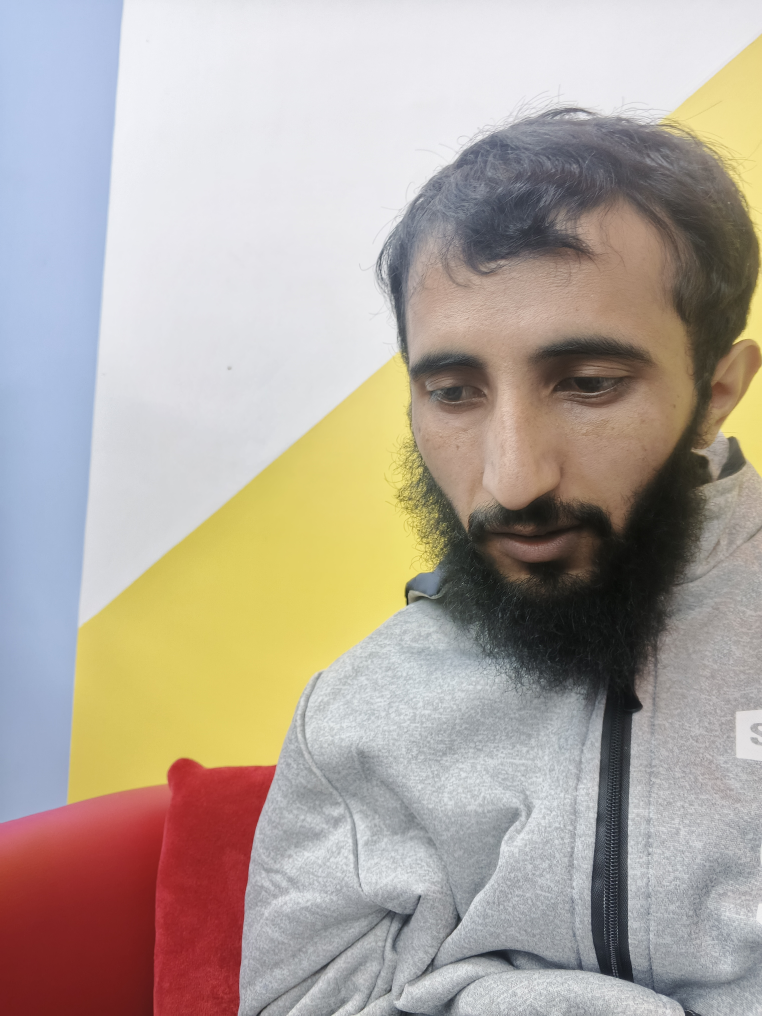
#> input picture Labs/week 10-12/dataset/Mansoor/1.jpg, 3048 x 4064 px, given in place of the camera (shown at 1/4 size)
$ python object_detection_through_controus.py
#> lines starting #> are read from the running program, lines starting #| are printed output that depends on the picture
import cv2
import numpy as np

# Open the webcam
cam = cv2.VideoCapture(0)

def mansoor(x):
    pass

# Create a window for the camera feed
cv2.namedWindow("Camera")

# TrackBar for threshold
cv2.createTrackbar('th', 'Camera', 0, 255, mansoor)  # Threshold

# Create TrackBars for Lower Bound (HSV)
cv2.createTrackbar('lb', 'Camera', 0, 255, mansoor)  # Lower bound - Blue
cv2.createTrackbar('lg', 'Camera', 0, 255, mansoor)  # Lower bound - Green
cv2.createTrackbar('lr', 'Camera', 0, 255, mansoor)  # Lower bound - Red

# Create TrackBars for Upper Bound (HSV)
cv2.createTrackbar('ub', 'Camera', 255, 255, mansoor)  # Upper bound - Blue
cv2.createTrackbar('ug', 'Camera', 255, 255, mansoor)  # Upper bound - Green
cv2.createTrackbar('ur', 'Camera', 255, 255, mansoor)  # Upper bound - Red

while cam.isOpened():
    ret, frame = cam.read()
#> frame is the input picture: shape (4064, 3048, 3); mean B, G, R 157, 166.4, 176.7

    if not ret:
        break

    thr = cv2.getTrackbarPos('th', 'Camera')
    # Get the trackbar positions for the lower and upper bounds
    lb = cv2.getTrackbarPos('lb', "Camera")
    lg = cv2.getTrackbarPos('lg', "Camera")
    lr = cv2.getTrackbarPos('lr', "Camera")

    ub = cv2.getTrackbarPos('ub', "Camera")
    ug = cv2.getTrackbarPos('ug', "Camera")
    ur = cv2.getTrackbarPos('ur', "Camera")

    # Convert the trackbar values to numpy arrays
    low = np.array([lb, lg, lr])
    high = np.array([ub, ug, ur])

    # Resize Frame To Get Smaller Display
    frame_resized = cv2.resize(frame, (400, 400))
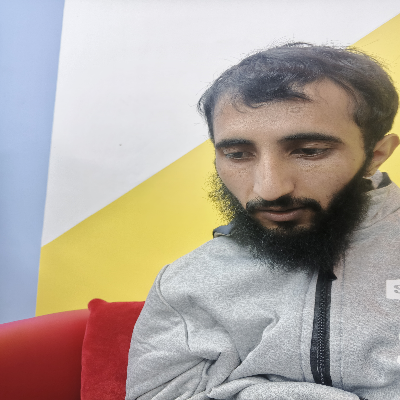
#> frame_resized: shape (400, 400, 3); mean B, G, R 156.9, 166.3, 176.6

    # Convert the frame to HSV (Hue, Saturation, Value)
    hsv = cv2.cvtColor(frame_resized, cv2.COLOR_BGR2HSV)
#> hsv: shape (400, 400, 3); mean H, S, V 80.1, 52, 184.7

    # Create a mask based on the lower and upper bounds
    mask = cv2.inRange(hsv, low, high)
#> mask: shape (400, 400); every value is 255

    # Bitwise AND the original frame and the mask to get the filtered image
    filtered_image = cv2.bitwise_and(frame_resized, frame_resized, mask=mask)

    # Find Threshold
    _, t = cv2.threshold(mask, thr, 255, cv2.THRESH_BINARY)

    # Find contours
    cnt, _ = cv2.findContours(t, cv2.RETR_TREE, cv2.CHAIN_APPROX_SIMPLE)
#> cnt = [[[0, 0], [0, 399], [399, 399], [399, 0]]]

    # Draw Contours
    cv2.drawContours(frame_resized, cnt, -1, (255, 0, 255), 2)

    # Display the original frame
    cv2.imshow('Original Camera Feed', frame_resized)

    # Display the mask (the part that matches the color)
    cv2.imshow('Mask', mask)
# Display the mask (the part that matches the color)
    cv2.imshow('Camera', mask)

    # Display the HSV image (this is the converted BGR image to HSV)
    cv2.imshow('HSV Image', hsv)

    # Display the filtered image
    cv2.imshow('Filtered Camera Feed', filtered_image)

    # Show current trackbar values on the frame (for real-time feedback)
    font = cv2.FONT_HERSHEY_SIMPLEX
    cv2.putText(frame_resized, f'Lower Bound: B={lb}, G={lg}, R={lr}', (10, 30), font, 0.8, (255, 255, 255), 2)
    cv2.putText(frame_resized, f'Upper Bound: B={ub}, G={ug}, R={ur}', (10, 60), font, 0.8, (255, 255, 255), 2)
    cv2.putText(frame_resized, f'Threshold: {thr}', (10, 90), font, 0.8, (255, 255, 255), 2)
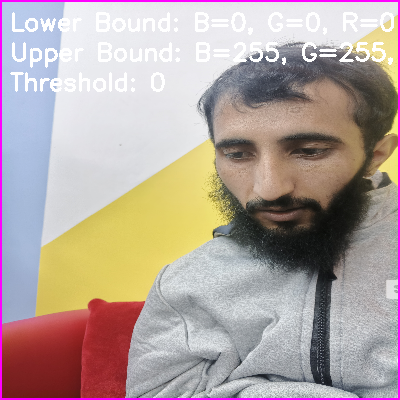
#> frame_resized: shape (400, 400, 3); mean B, G, R 159.7, 164.3, 179.5

    # Wait for a key press, and if 'p' is pressed, break the loop
    if cv2.waitKey(1) & 0xFF == ord('p'):
#> (key Esc is pressed here)
        break

# Release the camera and close all windows
cam.release()
cv2.destroyAllWindows()

$ run again, on Labs/week 10-12/dataset/Mansoor/2.jpg
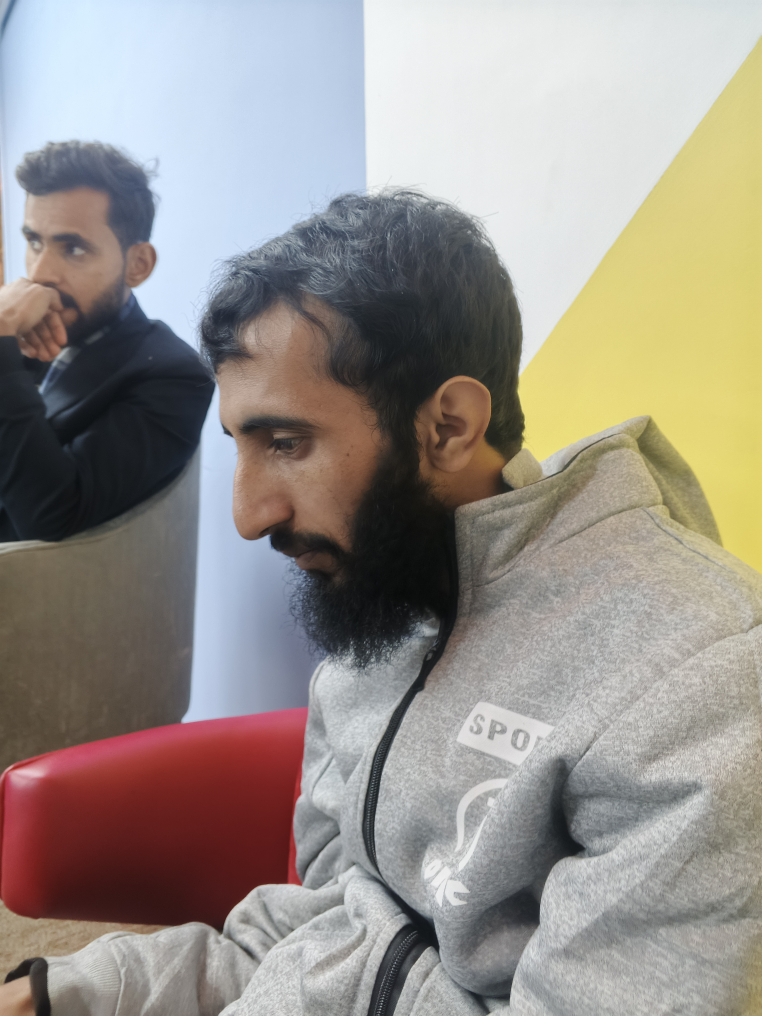
#> input picture Labs/week 10-12/dataset/Mansoor/2.jpg, 3048 x 4064 px, given in place of the camera (shown at 1/4 size)
#> frame is the input picture: shape (4064, 3048, 3); mean B, G, R 139.5, 145.9, 152.1
#> `frame_resized = cv2.resize(frame, (400, 400))`:
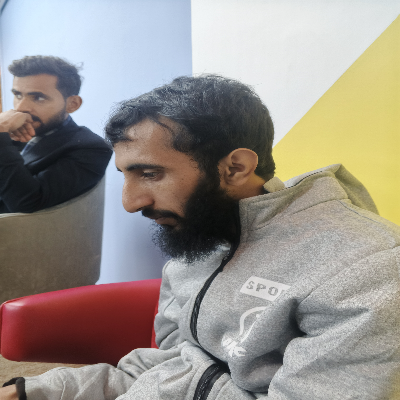
#> frame_resized: shape (400, 400, 3); mean B, G, R 139.4, 145.9, 152
#> hsv: shape (400, 400, 3); mean H, S, V 62.1, 50.1, 160.1
#> mask: shape (400, 400); every value is 255
#> cnt = [[[0, 0], [0, 399], [399, 399], [399, 0]]]
#> `cv2.putText(frame_resized, f'Threshold: {thr}', (10, 90), font, 0.8, (..`:
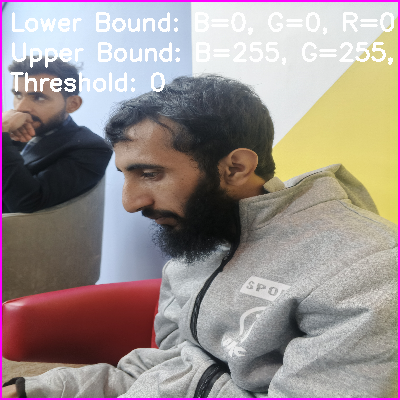
#> frame_resized: shape (400, 400, 3); mean B, G, R 142.7, 144, 155.5

$ run again, on Labs/week 10-12/dataset/Mansoor/3.jpg
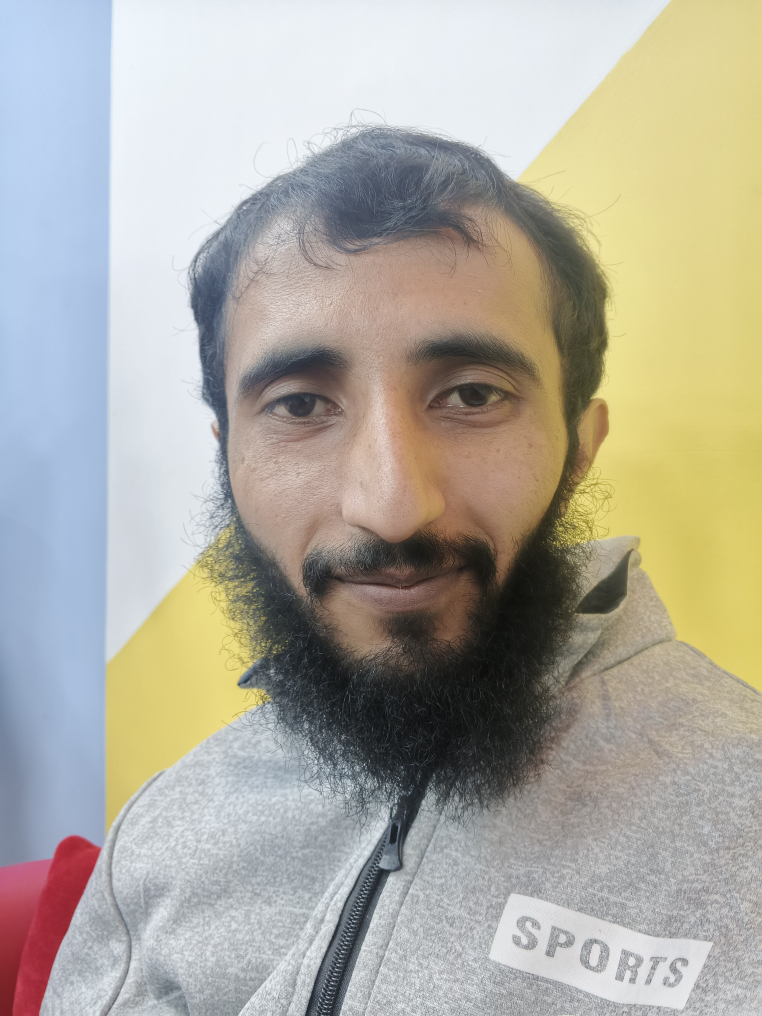
#> input picture Labs/week 10-12/dataset/Mansoor/3.jpg, 3048 x 4064 px, given in place of the camera (shown at 1/4 size)
#> frame is the input picture: shape (4064, 3048, 3); mean B, G, R 159.7, 171.1, 174.6
#> `frame_resized = cv2.resize(frame, (400, 400))`:
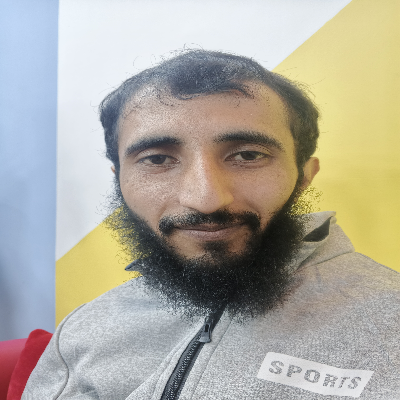
#> frame_resized: shape (400, 400, 3); mean B, G, R 159.6, 171, 174.5
#> hsv: shape (400, 400, 3); mean H, S, V 68.6, 49.9, 185
#> mask: shape (400, 400); every value is 255
#> cnt = [[[0, 0], [0, 399], [399, 399], [399, 0]]]
#> `cv2.putText(frame_resized, f'Threshold: {thr}', (10, 90), font, 0.8, (..`:
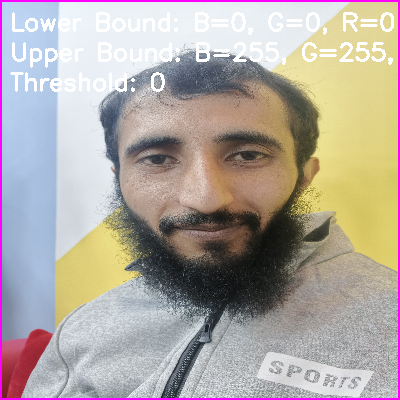
#> frame_resized: shape (400, 400, 3); mean B, G, R 162.4, 168.4, 177.3

$ run again, on Labs/week 10-12/dataset/Mansoor/4.png
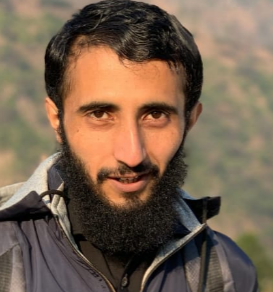
#> input picture Labs/week 10-12/dataset/Mansoor/4.png, 273 x 292 px, given in place of the camera
#> frame is the input picture: shape (292, 273, 3); mean B, G, R 79.6, 98.2, 118.9
#> `frame_resized = cv2.resize(frame, (400, 400))`:
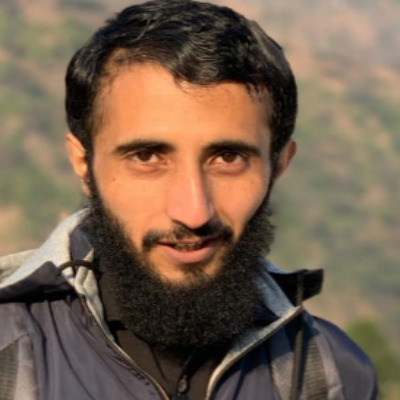
#> frame_resized: shape (400, 400, 3); mean B, G, R 79.4, 98.1, 118.8
#> hsv: shape (400, 400, 3); mean H, S, V 33.2, 83, 119.4
#> mask: shape (400, 400); every value is 255
#> cnt = [[[0, 0], [0, 399], [399, 399], [399, 0]]]
#> `cv2.putText(frame_resized, f'Threshold: {thr}', (10, 90), font, 0.8, (..`:
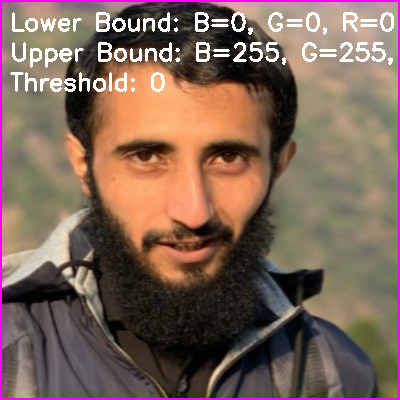
#> frame_resized: shape (400, 400, 3); mean B, G, R 88.8, 101.5, 126.4
